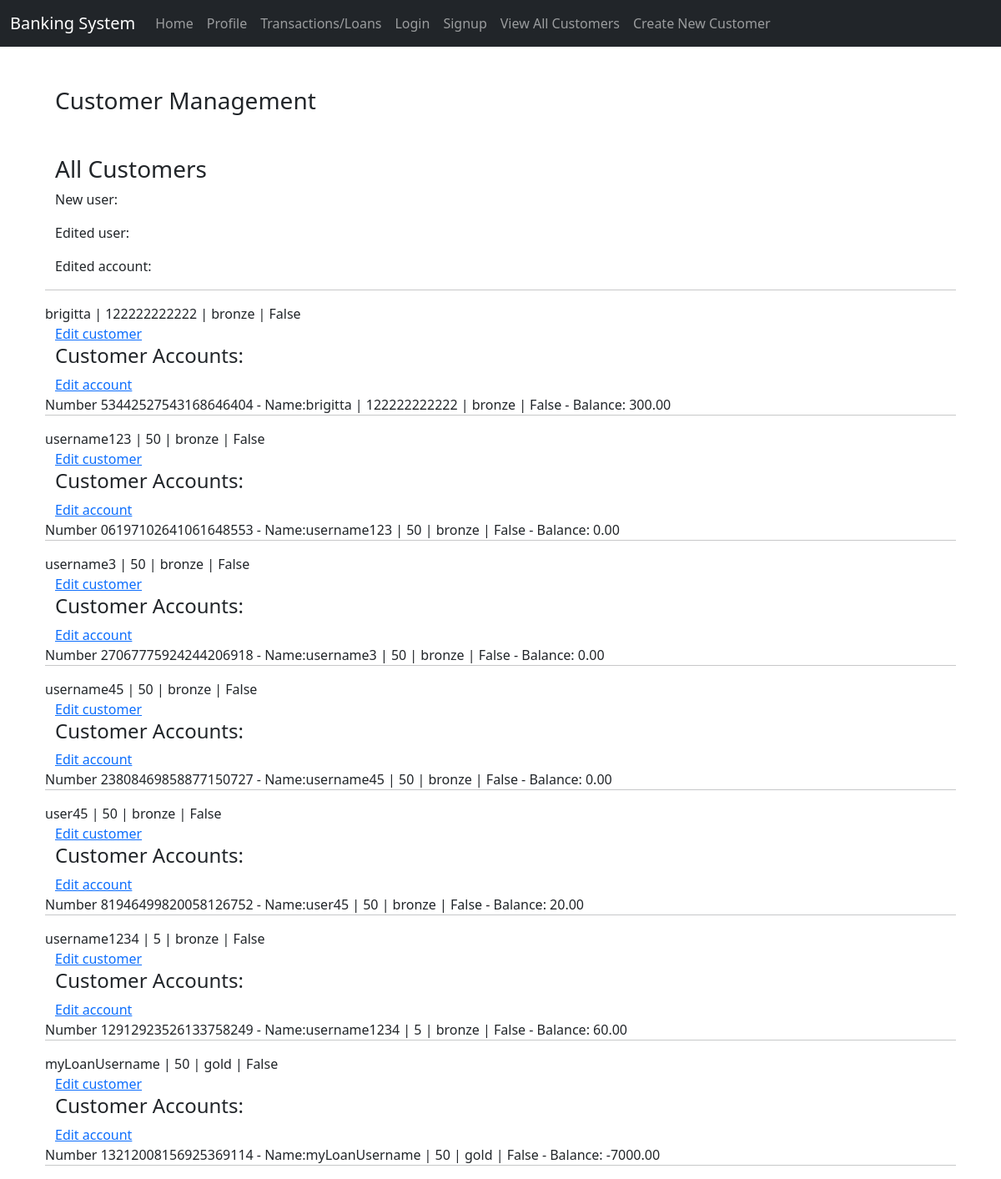
The page /employee/overview_customers/ on the database its author committed.
### auth_app/models.py (models this page shows)
class Profile(models.Model):
    RANK_CHOICES = [
        ('gold', 'Gold'),
        ('silver', 'Silver'),
        ('bronze', 'Bronze')
    ]
    user = models.OneToOneField(User, on_delete=models.CASCADE)
    customer_rank = models.CharField(max_length=10, choices=RANK_CHOICES)
    customer_phone_number = models.CharField(max_length=20)
    customer_token = models.CharField(max_length=256)
    customer_mfe = models.BooleanField(blank=False)
    customer_can_loan = models.BooleanField(blank=False)
    def __str__(self):
        return f"{self.user} | {self.customer_phone_number} | {self.customer_rank} | { True if self.customer_can_loan else False}"

### accounts_app_account/models.py (models this page shows)
class Account(models.Model):
    account_user_fk = models.ForeignKey(Profile, on_delete=models.PROTECT)
    account_number = models.CharField(max_length=20, null=False)
    account_balance = models.DecimalField(decimal_places=2,max_digits=7, default=0)
    def __str__(self):
        return f"Number {self.account_number} - Name:{self.account_user_fk} - Balance: {self.account_balance}"

### employee_app/views.py (the view)
# urls.py: path('overview_customers/', views.overview_customers, name='overview_customers'),
def overview_customers(request):
    context = {
        'customers': Profile.objects.all(),
        'accounts': Account.objects.all(),
    }
    return render(request, 'employee_app/overview_customers.html', context)

### employee_app/templates/employee_app/overview_customers.html
{% extends './base.html' %}
{% block content %}
    <h3> All Customers </h3>
    <p>New user: {{ new_user }}</p>
    <p>Edited user: {{ edited_user }}</p>
    <p>Edited account: {{ edited_account }}</p>
    <hr>
    {% for customer in customers %}
        {{ customer }}
        <a href="/employee/edit_customer/{{customer.id}}"> Edit customer </a>
        <h4> Customer Accounts: </h4>
        {% for account in accounts %}
        {% if account.account_user_fk == customer %}
        <a href="/employee/edit_customer_account/{{customer.id}}/{{account.id}}"> Edit account </a>
                {{ account }}
            {% endif %}
        {% endfor %}
        <hr/>
    {% endfor %}
{% endblock %}

### rows shown on the page
Account: account_number+account_user_fk+account_balance "Number 53442527543168646404 - Name:brigitta | 122222222222 | bronze | False - Balance: 300.00"
Account: account_number+account_user_fk+account_balance "Number 06197102641061648553 - Name:username123 | 50 | bronze | False - Balance: 0.00"
Account: account_number+account_user_fk+account_balance "Number 27067775924244206918 - Name:username3 | 50 | bronze | False - Balance: 0.00"
Account: account_number+account_user_fk+account_balance "Number 23808469858877150727 - Name:username45 | 50 | bronze | False - Balance: 0.00"
Account: account_number+account_user_fk+account_balance "Number 81946499820058126752 - Name:user45 | 50 | bronze | False - Balance: 20.00"
Account: account_number+account_user_fk+account_balance "Number 12912923526133758249 - Name:username1234 | 5 | bronze | False - Balance: 60.00"
Account: account_number+account_user_fk+account_balance "Number 13212008156925369114 - Name:myLoanUsername | 50 | gold | False - Balance: -7000.00"

### other values the page prints
{{ customer }} "brigitta | 122222222222 | bronze | False"
{{ customer }} "username123 | 50 | bronze | False"
{{ customer }} "username3 | 50 | bronze | False"
{{ customer }} "username45 | 50 | bronze | False"
{{ customer }} "user45 | 50 | bronze | False"
{{ customer }} "username1234 | 5 | bronze | False"
{{ customer }} "myLoanUsername | 50 | gold | False"
